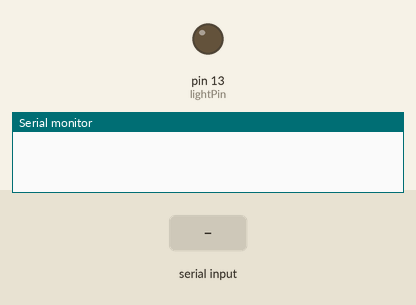
The sketch below on a simulated Arduino Uno, built with avr-gcc and run on an emulated ATmega328P. Parts: output pins drawn as LEDs (lit = HIGH), the last lines printed to the serial monitor. The test bench sets the inputs (shaded band).

Above: at 1.2 s.
1.3 s: "1" received over Serial
At 2.2 s:
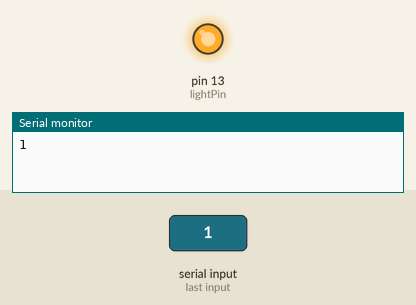
Timing chart, 0 to 4.3 s (numbered marks = the images above; inputs shaded):
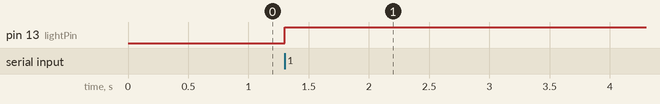

The sketch:

facetacer-arduino.ino
```cpp
int lightPin = 13;

void setup()
{
  pinMode(lightPin, OUTPUT);
  Serial.begin(9600);
}

void loop() {
  if (Serial.available() > 0) {
    String receivedString = "";
    while (Serial.available() > 0) {
      receivedString += char(Serial.read ());
    }
    Serial.println(receivedString);
    if(receivedString == "1"){
      digitalWrite(lightPin,HIGH);
      delay(5000);
    }
    else
      digitalWrite(lightPin,LOW);

  }

}
```

Measured:
- after the input at 1.3 s, pin 13 (lightPin): LOW → HIGH at once
